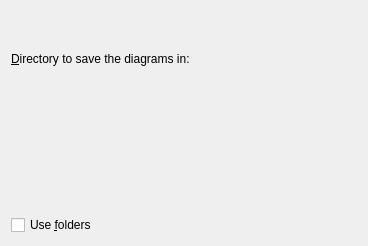
<?xml version="1.0" encoding="UTF-8"?>
<ui version="4.0">
 <class>ExportAllViewsDialogBase</class>
 <widget class="QWidget" name="ExportAllViewsDialogBase">
  <property name="geometry">
   <rect>
    <x>0</x>
    <y>0</y>
    <width>368</width>
    <height>246</height>
   </rect>
  </property>
  <property name="windowTitle">
   <string>Export All Views</string>
  </property>
  <property name="sizeGripEnabled" stdset="0">
   <bool>true</bool>
  </property>
  <layout class="QVBoxLayout" name="verticalLayout">
   <item>
    <layout class="QVBoxLayout">
     <item>
      <widget class="QLabel" name="kURLRequesterLabel">
       <property name="toolTip">
        <string>The base directory used to save the images</string>
       </property>
       <property name="text">
        <string>&amp;Directory to save the diagrams in:</string>
       </property>
       <property name="wordWrap">
        <bool>false</bool>
       </property>
       <property name="buddy">
        <cstring>m_kURL</cstring>
       </property>
      </widget>
     </item>
     <item>
      <widget class="KUrlRequester" name="m_kURL">
       <property name="toolTip">
        <string>The base directory used to save the images</string>
       </property>
      </widget>
     </item>
    </layout>
   </item>
   <item>
    <layout class="QHBoxLayout" name="ui_imageTypeLayout"/>
   </item>
   <item>
    <layout class="QHBoxLayout" name="ui_imageResolutionLayout"/>
   </item>
   <item>
    <widget class="QCheckBox" name="m_useFolders">
     <property name="toolTip">
      <string>Create in the target directory the same tree structure used
in the document to store the views</string>
     </property>
     <property name="whatsThis">
      <string>The views are stored in folders in the document. The same tree structure used in the document to store the views can be created in the selected base directory with this option.
Only the folders made by the user are created in the base directory (Logical view, use case view and so on are not created).</string>
     </property>
     <property name="text">
      <string>Use &amp;folders</string>
     </property>
    </widget>
   </item>
  </layout>
 </widget>
 <customwidgets>
  <customwidget>
   <class>KUrlRequester</class>
   <extends>QFrame</extends>
   <header>KUrlRequester</header>
  </customwidget>
 </customwidgets>
 <includes>
  <include location="global">KUrlRequester</include>
  </includes>
 <resources/>
 <connections/>
</ui>
